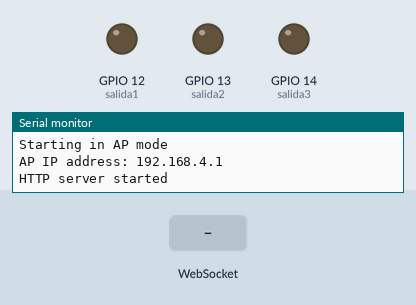
A sketch run on a simulated ESP32. Parts: output pins drawn as LEDs (lit = HIGH), the last lines printed to the serial monitor. The test bench sets the inputs (shaded band). WiFi joins after 1.5 s; servers stay silent unless stated.

Above: at 1.2 s.
1.3 s: WebSocket text "start" received
At 2.2 s:
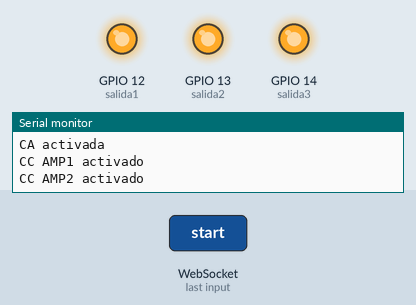
3.3 s: WebSocket text "stop" received
At 3.7 s:
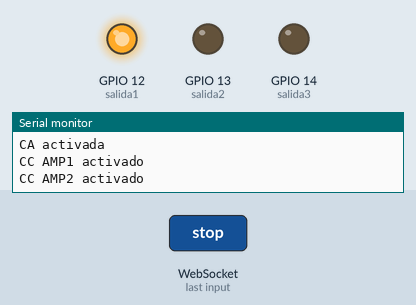
Timing chart, 0 to 6.3 s (numbered marks = the images above; inputs shaded):
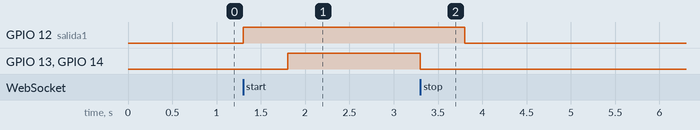

The sketch:

codigo_base_esp32.ino
```cpp
#include <WiFi.h>
#include <WebServer.h>
#include <WebSocketsServer.h>

const char* ssid = "NSSD";
const char* password = "123456789";

WebServer server(80);
WebSocketsServer webSocket = WebSocketsServer(81);

bool isAPMode = true;
bool outputActive = false;
const int salida1 = 12;
const int salida2 = 13;
const int salida3 = 14;
int rst = 0;

void handleRoot() {
  String html = R"=====(
  <!DOCTYPE html>
  <html lang="en">
  <head>
  <meta charset="UTF-8">
  <meta name="viewport" content="width=device-width, initial-scale=1.0">
  <title>HMI Control Panel</title>
  <style>
      body {
          font-family: Arial, sans-serif;
          background-color: #222;
          display: flex;
          justify-content: center;
          align-items: center;
          height: 100vh;
          margin: 0;
      }
      .control-panel {
          width: 400px;
          background-color: #333;
          border: 2px solid #444;
          border-radius: 10px;
          padding: 20px;
          box-shadow: 0 0 20px rgba(0, 0, 0, 0.5);
          text-align: center;
      }
      .button {
          background-color: #4CAF50;
          border: none;
          color: white;
          padding: 15px 25px;
          font-size: 16px;
          margin: 10px 0;
          width: 100%;
          display: block;
          text-align: center;
          cursor: pointer;
          border-radius: 8px;
          transition: background-color 0.3s;
          box-shadow: 0 4px 6px rgba(0, 0, 0, 0.3);
      }
      .button:hover {
          background-color: #45a049;
      }
      .indicator-container {
          display: flex;
          justify-content: space-around;
          margin-top: 20px;
      }
      .indicator {
          width: 30px;
          height: 30px;
          background-color: #555;
          border-radius: 50%;
          margin-bottom: 10px;
          box-shadow: 0 0 5px rgba(0, 0, 0, 0.5);
          position: relative;
      }
      .start {
          background-color: green;
      }
      .stop {
          background-color: yellow;
      }
      .reset {
          background-color: red;
      }
      .emergency {
          background-color: white;
      }
      .indicator.on::after {
          content: "";
          position: absolute;
          top: 50%;
          left: 50%;
          transform: translate(-50%, -50%);
          background-color: #ff6f61;
          width: 12px;
          height: 12px;
          border-radius: 50%;
      }
  </style>
  </head>
  <body>

  <div class="control-panel">
      <button class="button" id="startButton">Start</button>
      <button class="button" id="stopButton">Stop</button>
      <button class="button" id="resetButton">Reset</button>
      <button class="button" id="hardResetButton">Hard Reset</button>
      <button class="button" id="emergencyButton">Emergencia</button>

      <div class="indicator-container">
          <div class="indicator" id="indicator1"></div>
          <div class="indicator" id="indicator2"></div>
          <div class="indicator" id="indicator3"></div>
      </div>

      <button class="button" id="modeButton">Switch Mode</button>
  </div>

  <script>
      const startButton = document.getElementById('startButton');
      const stopButton = document.getElementById('stopButton');
      const resetButton = document.getElementById('resetButton');
      const hardResetButton = document.getElementById('hardResetButton');
      const emergencyButton = document.getElementById('emergencyButton');

      const indicator1 = document.getElementById('indicator1');
      const indicator2 = document.getElementById('indicator2');
      const indicator3 = document.getElementById('indicator3');

      const ws = new WebSocket('ws://' + window.location.hostname + ':81');

      ws.addEventListener('open', function(event) {
          ws.send('init');
      });

      startButton.addEventListener('click', () => {
          ws.send('start');
      });

      stopButton.addEventListener('click', () => {
          ws.send('stop');
      });

      resetButton.addEventListener('click', () => {
          ws.send('reset');
      });

      hardResetButton.addEventListener('click', () => {
          ws.send('hardReset');
      });

      emergencyButton.addEventListener('click', () => {
          ws.send('emergency');
      });

      ws.addEventListener('message', (event) => {
          const data = event.data;

          // Eliminar todas las clases antes de agregar la nueva clase
          indicator1.className = 'indicator';
          indicator2.className = 'indicator';
          indicator3.className = 'indicator';

          switch(data) {
              case 'start':
                  indicator1.classList.add('start');
                  indicator2.classList.add('start');
                  indicator3.classList.add('start');
                  break;
              case 'stop':
                  indicator1.classList.add('stop');
                  indicator2.classList.add('stop');
                  indicator3.classList.add('stop');
                  break;
              case 'reset':
                  indicator1.classList.add('reset');
                  indicator2.classList.add('reset');
                  indicator3.classList.add('reset');
                  break;
              case 'hardReset':
                  // Lógica para manejar el hard reset
                  break;
              case 'emergency':
                  indicator1.classList.add('emergency');
                  indicator2.classList.add('emergency');
                  indicator3.classList.add('emergency');
                  break;
              default:
                  break;
          }
      });
  </script>

  </body>
  </html>
  )=====";
  server.send(200, "text/html", html);
}

void handleNotFound() {
  server.send(404, "text/plain", "Not found");
}

void webSocketEvent(uint8_t num, WStype_t type, uint8_t* payload, size_t length) {
  switch (type) {
    case WStype_TEXT:
      String msg = String((char*)payload);
      if (msg == "start" && rst == 0 && digitalRead(salida1) == LOW && digitalRead(salida2) == LOW && digitalRead(salida3) == LOW) {

        webSocket.broadcastTXT("start");
        outputActive = true;
        digitalWrite(salida1, HIGH);
        delay(500);
        digitalWrite(salida2, HIGH);
        digitalWrite(salida3, HIGH);
      } else if (msg == "stop" && rst == 0 && digitalRead(salida1) == HIGH && digitalRead(salida2) == HIGH && digitalRead(salida3) == HIGH) {
        webSocket.broadcastTXT("stop");
        outputActive = false;
        digitalWrite(salida2, LOW);
        digitalWrite(salida3, LOW);
        delay(500);
        digitalWrite(salida1, LOW);
      } else if (msg == "reset" && rst == 1) {
        webSocket.broadcastTXT("reset");
        outputActive = false;
        rst = 0;
      } else if (msg == "hardReset") {
        webSocket.broadcastTXT("reset");
        ESP.restart();
      } else if (msg == "emergency") {
        webSocket.broadcastTXT("emergency");
        rst = 1;
        digitalWrite(salida3, LOW);
        digitalWrite(salida2, LOW);
        delay(500);
        digitalWrite(salida1, LOW);
      } else if (msg == "init") {
        if (outputActive) {
          webSocket.broadcastTXT("start");
        }
      }
      if (digitalRead(salida1) == HIGH) {
        Serial.println("CA activada");
      }
      if (digitalRead(salida2) == HIGH) {
        Serial.println("CC AMP1 activado");
      }
      if (digitalRead(salida3) == HIGH) {
        Serial.println("CC AMP2 activado");
      }
      break;
  }
}

void setup() {
  Serial.begin(115200);
  pinMode(salida1, OUTPUT);
  pinMode(salida2, OUTPUT);
  pinMode(salida3, OUTPUT);
  if (isAPMode) {
    Serial.println("Starting in AP mode");
    WiFi.softAP(ssid, password);
    Serial.println("AP IP address: " + WiFi.softAPIP().toString());
  } else {
    Serial.println("Starting in Station mode");
    WiFi.begin(ssid, password);
    while (WiFi.status() != WL_CONNECTED) {
      delay(1000);
      Serial.println("Connecting to WiFi..");
    }
    Serial.println("Connected to WiFi");
    Serial.println("Station IP address: " + WiFi.localIP().toString());
  }

  server.on("/", HTTP_GET, handleRoot);
  server.onNotFound(handleNotFound);

  webSocket.begin();
  webSocket.onEvent(webSocketEvent);

  server.begin();
  Serial.println("HTTP server started");
}

void loop() {
  server.handleClient();
  webSocket.loop();
}
```

Measured:
- after the input at 1.3 s, GPIO 12 (salida1): LOW → HIGH at once; GPIO 13 (salida2), GPIO 14 (salida3): LOW → HIGH after 0.50 s
- after the input at 3.3 s, GPIO 12 (salida1): HIGH → LOW after 0.50 s; GPIO 13 (salida2), GPIO 14 (salida3): HIGH → LOW at once
